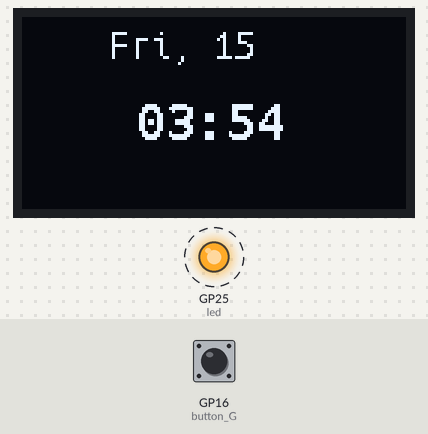
Bench run of a program on a simulated Raspberry Pi Pico running MicroPython. Parts: 128×64 one-colour display, output pins drawn as LEDs (lit = HIGH). Dashed ring = blinking. The test bench sets the inputs (shaded band); at power-on: GP16 (button_G) HIGH. WiFi joins after 1.5 s; the clock reads 2024-03-15 10:24:30 at power-on unless the program sets it; library files of the repository ran but are not shown: ssd1306.py, __init__.py, ubuntu_mono_15.py, ubuntu_mono_20.py, aswitch.py, gfx.py, ssd1306.py; what the program prints to the serial console is not drawn.

Above: at 3.3 s.
3.4 s: GP16 (button_G) pulled LOW for 0.15 s
5.5 s: GP16 (button_G) pulled LOW for 1 s
8.5 s: GP16 (button_G) pulsed LOW 2 times (0.12 s each, 0.3 s apart)
Timing chart, 0 to 16.6 s (numbered marks = the images above; inputs shaded):
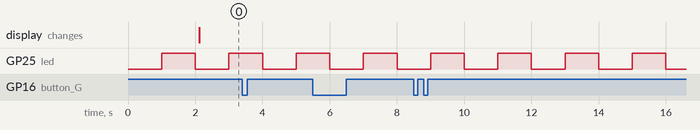

The program:

temp.py
```python
from machine import Pin, Timer, I2C
from ssd1306 import SSD1306_I2C
from oled import Write
from oled.fonts import ubuntu_mono_15, ubuntu_mono_20
import framebuf
import time
import ntptime
import utime

import network
from machine import RTC
import rp2
import sys
import usocket as socket
import ustruct as struct
import uasyncio as asyncio
from aswitch import Pushbutton

timer = Timer()
led = Pin("LED", Pin.OUT)


def toggleLED(timer):
    led.toggle()


def blinkLED():
    timer.init(freq=1, mode=Timer.PERIODIC, callback=toggleLED)


blinkLED()


# WiFi Crediantials
ssid = "CVSTUNNER"
password = "12345678912"
wlan = network.WLAN(network.STA_IF)

# ssid = 'Poco F1'
# password = 'chetan7897'


def connectWiFi():
    wlan.active(True)
    wlan.connect(ssid, password)
    max_wait = 0
    print("Waiting for connection ", end="")
    while max_wait < 10:
        if wlan.status() < 0 or wlan.status() >= 3:
            break
        max_wait += 1
        print(" ", max_wait, "s", end=" ")
        utime.sleep(1)
    status = None
    if wlan.status() != 3:
        # raise RuntimeError('\nConnections failed')
        print("\nConnections failed")
        return -1
    else:
        status = wlan.ifconfig()
        print("\nconnection to", ssid, "succesfully established!", sep=" ")
        print("IP-adress: " + status[0])
    ipAddress = status[0]
    return 1


GMT_OFFSET = 3600 * 5.5
NTP_HOST = ("pool.ntp.org", "in.pool.ntp.org")


def getTimeNTP():
    NTP_DELTA = 2208988800
    NTP_QUERY = bytearray(48)
    NTP_QUERY[0] = 0x1B
    addr = socket.getaddrinfo(NTP_HOST[0], 123)[0][-1]
    s = socket.socket(socket.AF_INET, socket.SOCK_DGRAM)
    try:
        s.settimeout(1)
        res = s.sendto(NTP_QUERY, addr)
        msg = s.recv(48)
    except:
        print("Server Down!")
        return -1
    finally:
        s.close()
        wlan.active(False)
    ntp_time = struct.unpack("!I", msg[40:44])[0]
    print(ntp_time)
    return time.gmtime(int(ntp_time - NTP_DELTA + GMT_OFFSET))


rtc = RTC()


def setTimeRTC():
    tm = getTimeNTP()
    if tm != -1:
        rtc.datetime((tm[0], tm[1], tm[2], tm[6] + 1, tm[3], tm[4], tm[5], 0))


def sync():
    status = connectWiFi()
    if status == 1:
        setTimeRTC()
        print()
        print(rtc.datetime())
        displayTime()
    else:
        return


# Oled Display Module
width = 128
height = 64

i2c = I2C(0, scl=Pin(17), sda=Pin(12), freq=400000)
display = SSD1306_I2C(width, height, i2c)
write15 = Write(display, ubuntu_mono_15)
write20 = Write(display, ubuntu_mono_20)

# display.text('Kya Dekhra', 10, 0)
# display.setFont('ArialMT_Plain_16')
# display.text('CHETAN', 25, 7)

disp_tim = Timer()


def displayTime():
    write15.text(formatDate(rtc.datetime()), 29, 2)
    write20.text(formatTime(rtc.datetime()), 38, 25)
    display.show()
    asyncio.sleep(600)
    # while True:
    # display.fill(0)
    # utime.sleep(60)
    # disp_tim.init(freq=1, mode=Timer.PERIODIC, callback=writeTime)


def writeTime():
    write20.text(formatTime(rtc.datetime()), 38, 25)


def formatDate(datetime):
    day = ""
    date_day = ""
    date_month = ""

    if datetime[3] == 0:
        day = "Mon"
    elif datetime[3] == 1:
        day = "Tue"
    elif datetime[3] == 2:
        day = "Wed"
    elif datetime[3] == 3:
        day = "Thu"
    elif datetime[3] == 4:
        day = "Fri"
    elif datetime[3] == 5:
        day = "Sat"
    elif datetime[3] == 6:
        day = "Sun"

    if datetime[1] == 1:
        date_month = "Jan"
    elif datetime[1] == "2":
        date_month = "Feb"
    elif datetime[1] == "3":
        date_month = "Mar"
    elif datetime[1] == 4:
        date_month = "Apr"
    elif datetime[1] == "5":
        date_month = "May"
    elif datetime[1] == "6":
        date_month = "jun"
    elif datetime[1] == "7":
        date_month = "Jul"
    elif datetime[1] == "8":
        date_month = "Aug"
    elif datetime[1] == "9":
        date_month = "Sep"
    elif datetime[1] == "10":
        date_month = "Oct"
    elif datetime[1] == "11":
        date_month = "Nov"
    elif datetime[1] == "12":
        date_month = "Dec"

    return day + ", " + str(datetime[2]) + " " + date_month


def formatTime(datetime):
    hour = ""
    minute = ""

    if datetime[4] < 10:
        hour = "0" + str(datetime[4])
    else:
        hour = str(datetime[4])

    if datetime[5] < 10:
        minute = "0" + str(datetime[5])
    else:
        minute = str(datetime[5])

    if datetime[4] > 12:
        hour = str(datetime[4] - 12)
        if int(hour) < 10:
            hour = "0" + hour

    return hour + ":" + minute


# print(time.strftime('%b %d %Y  %H:%M:%S', time.localtime()))
sync()


async def my_app():
    await asyncio.sleep(600)


button_G = Pin(16, Pin.IN, Pin.PULL_UP)
# button_W = Pin(18, Pin.IN, Pin.PULL_UP)


# buttons
# pushbutton click Event Handler
def toggle():
    print("Btn Clicked!")


# pushbutton double-click Event Handler
def toggle_two():
    # tim.deinit()
    print("Btn Double Clicked!")


# pushbutton long press Event Handler
def toggle_long():
    print("Long Press Btn!")


pb_G = Pushbutton(button_G, suppress=True)
pb_G.release_func(toggle)
pb_G.double_func(toggle_two)
pb_G.long_func(toggle_long)


# Running the main loop
loop = asyncio.get_event_loop()
loop.run_until_complete(my_app())
```

write.py
```python
"""
Write
=====


"""


########################################################################
class Write:
    """"""
    # ----------------------------------------------------------------------

    def __init__(self, buffer, font):
        """Initialize a writer for custom font.

        Parameters
        ----------
        buffer : oled handler object
            This object must have the `.pixel` object.
        font : str
            The python module with the font.

        """

        self.buffer = buffer
        self.font = font._FONT

    # ----------------------------------------------------------------------
    def text(self, string, x0=0, y0=0, color=0xffff, bgcolor=0, colors=None):
        """Write a string win position x0, y0.

        Load from bitmat font and write character by character using
        `buffer.pixel`.

        Parameters
        ----------
        string : str
            The message to write.
        x0 : int
            X possition.
        y0 : int
            Y possition.

        """

        buffer = self.buffer
        font = self.font

        if colors is None:
            colors = (color, color, bgcolor, bgcolor)

        x = x0
        for c in string:

            if not ord(c) in font.keys():
                c = "?"

            row = y0
            _w, * _font = font[ord(c)]
            for byte in _font:
                unsalted = byte
                for col in range(x, x + _w):
                    color = colors[unsalted & 0x03]
                    if color is not None:
                        buffer.pixel(col, row, color)
                    unsalted >>= 2
                row += 1
            x += _w

    # ----------------------------------------------------------------------

    def char(self, c, x0=0, y0=0, color=0xffff, bgcolor=0, colors=None):
        """"""
        buffer = self.buffer
        font = self.font

        if colors is None:
            colors = (color, color, bgcolor, bgcolor)

        x = x0
        # for c in string:
        if not c in font.keys():
            return 0

        row = y0
        _w, * _font = font[c]
        for byte in _font:
            unsalted = byte
            for col in range(x, x + _w):
                color = colors[unsalted & 0x03]
                if color is not None:
                    buffer.pixel(col, row, color)
                unsalted >>= 2
            row += 1
        x += _w
```

lazy.py
```python
from machine import Pin, I2C
from oled import Write, GFX, SSD1306_I2C
from oled.fonts import ubuntu_mono_15, ubuntu_mono_20


########################################################################
class Oled_i2c:

    # ----------------------------------------------------------------------
    def __init__(self, scl, sda, rst=16, size=(128, 64)):
        """"""

        i2c = I2C(scl=Pin(scl), sda=Pin(sda))
        Pin(rst, Pin.OUT, value=1)

        self.oled = SSD1306_I2C(size[0], size[1], i2c)
        self.gfx = GFX(size[0], size[1], self.oled.pixel)

        self.fonts = {}

    # ----------------------------------------------------------------------
    def write(self, text, pos, font=ubuntu_mono_15):
        """"""

        if font.__name__ in self.fonts:
            self.fonts[font.__name__].text(text, *pos)
        else:
            self.fonts[font.__name__] = Write(self.oled, font)
            self.fonts[font.__name__].text(text, *pos)

    # ----------------------------------------------------------------------
    def __getattr__(self, attr):
        """"""

        if hasattr(self.oled, attr):
            return getattr(self.oled, attr)

        elif hasattr(self.gfx, attr):
            return getattr(self.gfx, attr)
```

Measured:
- by itself, GP25 (led): alternates HIGH for 1.0 s and LOW for 1.0 s
